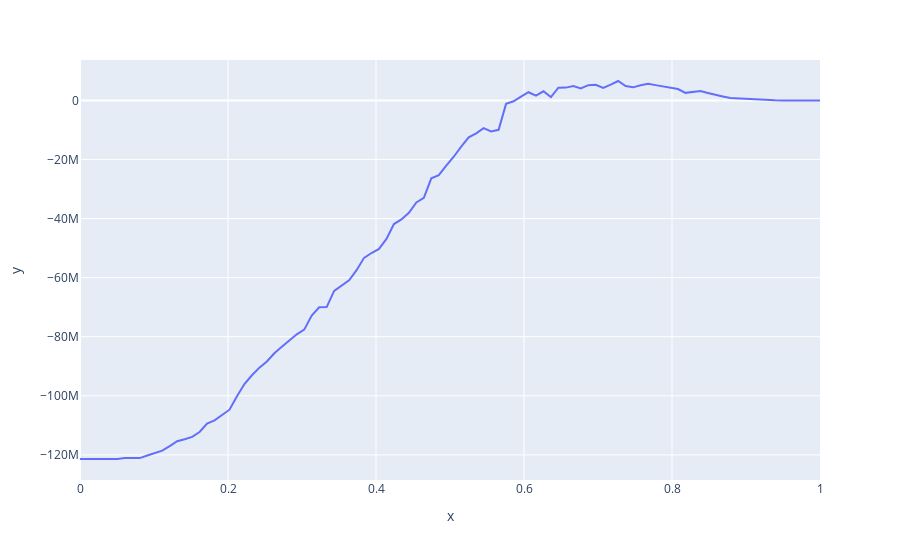

Here is the notebook cell this chart was saved with:
### Code cell
def analyse_pnl(taux=0.04, default_rate=1):
    threshold_list = np.linspace(0, 1, 100)
    pnl_list = []

    for threshold in threshold_list:
        v = 0
        for m, y_true, y_pred_proba in zip(
            montant_list, y_true_list, y_pred_proba_list
        ):
            v += calcul_pnl_one_complexe(
                m,
                y_true=y_true,
                y_pred_proba=y_pred_proba,
                threshold=threshold,
                default_rate=default_rate,
                taux=taux,
            )
        pnl_list.append(v)


fig = px.line(x=threshold_list, y=pnl_list)
fig.show()
